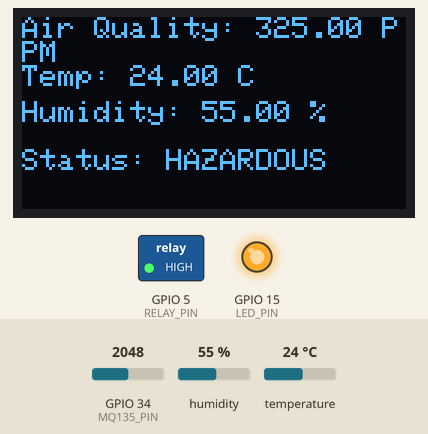
Bench run of a sketch on a simulated ESP32. On the bench: 128×64 one-colour display, switched loads named in the sketch (green lamp = pin HIGH), output pins drawn as LEDs (lit = HIGH). Inputs (shaded band) come from the test bench; at power-on: humidity 55 %, GPIO 34 (MQ135_PIN) = 2048, temperature 24 °C. WiFi joins after 1.5 s; servers stay silent unless stated.

Above: at 4.5 s.
4.6 s: humidity set to 22 %
At 6.0 s:
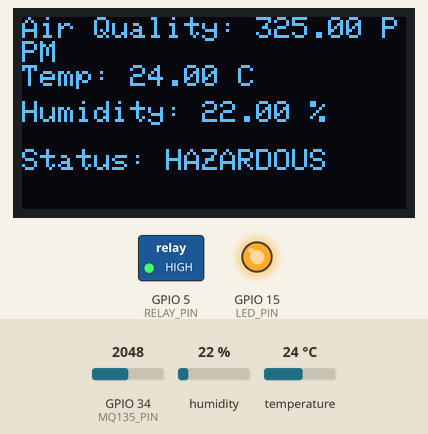
7.3 s: GPIO 34 (MQ135_PIN) set to 1902
10.0 s: GPIO 34 (MQ135_PIN) set to 1825
At 12.5 s:
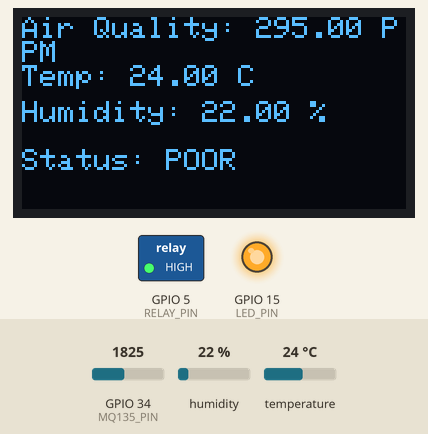
13.1 s: temperature set to 12 °C
At 14.6 s:
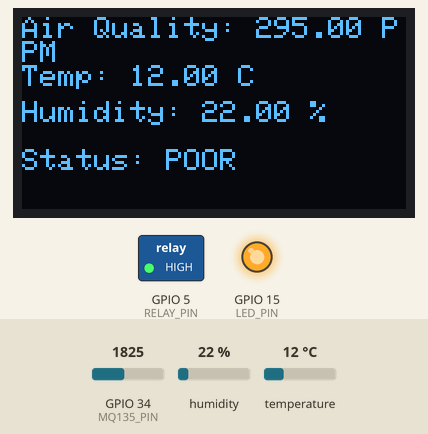
15.8 s: GPIO 34 (MQ135_PIN) set to 2047
At 18.9 s:
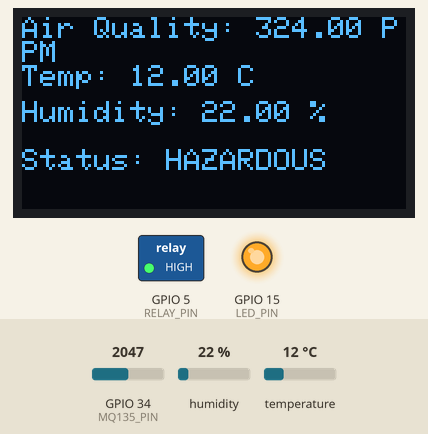
19.2 s: GPIO 34 (MQ135_PIN) set to 1150
At 21.2 s:
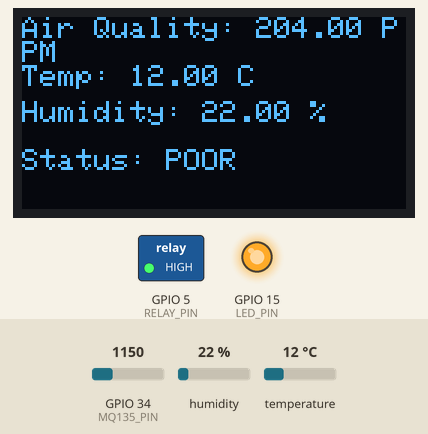
21.9 s: GPIO 34 (MQ135_PIN) set to 1074
At 24.3 s:
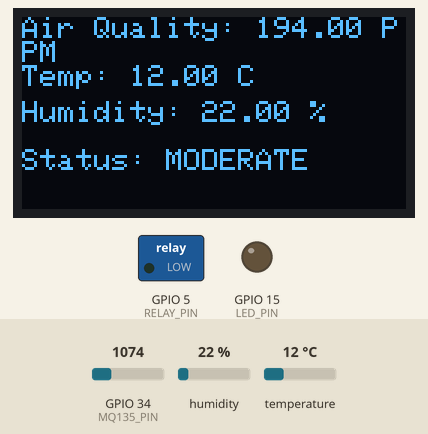
Timing chart, 0 to 25.8 s (numbered marks = the images above; inputs shaded):
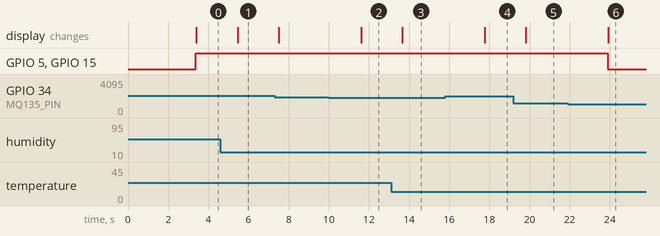

Measured:
- the behaviour switches between 1862 and 1861 on GPIO 34 (MQ135_PIN) (found by bisection; images 1 and 2)
- the behaviour switches between 1117 and 1116 on GPIO 34 (MQ135_PIN) (found by bisection; images 5 and 6)
- after the input at 4.6 s, the display: changes after 0.86 s (image 1)
- after the input at 10.0 s, the display: changes after 1.6 s (image 2)
- after the input at 13.1 s, the display: changes after 0.56 s (image 3)
- after the input at 15.8 s, the display: changes after 2.0 s (image 4)
- after the input at 19.2 s, the display: changes after 0.61 s (image 5)
- after the input at 21.9 s, GPIO 5 (RELAY_PIN), GPIO 15 (LED_PIN): HIGH → LOW after 2.0 s; the display: changes after 2.0 s (image 6)

The sketch:

v1_air_monitoring_oled_blynk.ino
```cpp
#define BLYNK_TEMPLATE_ID "TMPL31L-uJNL9"
#define BLYNK_TEMPLATE_NAME "SMART AIR MONITORING SYSTEM"
#define BLYNK_AUTH_TOKEN "Your_Auth_Token"

#include <WiFi.h>
#include <WiFiClient.h>
#include <BlynkSimpleEsp32.h>
#include <DHT.h>
#include <Wire.h>
#include <Adafruit_GFX.h>
#include <Adafruit_SSD1306.h>

#define MQ135_PIN 34
#define DHTPIN 4
#define DHTTYPE DHT11
#define LED_PIN 15
#define RELAY_PIN 5

#define SCREEN_WIDTH 128
#define SCREEN_HEIGHT 64
#define OLED_RESET -1
Adafruit_SSD1306 display(SCREEN_WIDTH, SCREEN_HEIGHT, &Wire, OLED_RESET);

DHT dht(DHTPIN, DHTTYPE);

char auth[] = BLYNK_AUTH_TOKEN;
char ssid[] = "SSID_NAME";
char pass[] = "PASSWORD";

float mqToPPM(int raw) {
  return map(raw, 0, 4095, 50, 600);
}

void setup() {

  pinMode(LED_PIN, OUTPUT);
  digitalWrite(LED_PIN, LOW);

  pinMode(RELAY_PIN, OUTPUT);
  digitalWrite(RELAY_PIN, LOW);

  dht.begin();

  Wire.begin(21, 22);
  if (!display.begin(SSD1306_SWITCHCAPVCC, 0x3C)) {
    Serial.println("OLED not found");
    while (1);
  }

  display.clearDisplay();
  display.setTextColor(SSD1306_WHITE);
  display.setTextSize(1);
  display.setCursor(0, 0);
  display.println("Air Quality Monitor");
  display.display();

  Blynk.begin(auth, ssid, pass);

  delay(1500);
}

void loop() {
  Blynk.run();

  int raw = analogRead(MQ135_PIN);
  float ppm = mqToPPM(raw);

  float t = dht.readTemperature();
  float h = dht.readHumidity();

  if (isnan(t)) t = 0;
  if (isnan(h)) h = 0;

  Blynk.virtualWrite(V0, ppm);
  Blynk.virtualWrite(V1, t);
  Blynk.virtualWrite(V2, h);

  String status = "";

  if (ppm < 100) {
    status = "GOOD";
    digitalWrite(RELAY_PIN, LOW);
    digitalWrite(LED_PIN, LOW);
  }
  else if (ppm >= 100 && ppm < 200) {
    status = "MODERATE";
    digitalWrite(RELAY_PIN, LOW);
    digitalWrite(LED_PIN, LOW);
  }
  else if (ppm >= 200 && ppm < 300) {
    status = "POOR";
    digitalWrite(RELAY_PIN, HIGH);
    digitalWrite(LED_PIN, HIGH);
    Blynk.logEvent("air_alert", "Air quality getting poor!");
  }
  else {
    status = "HAZARDOUS";
    digitalWrite(RELAY_PIN, HIGH);
    digitalWrite(LED_PIN, HIGH);
    Blynk.logEvent("air_alert", "Hazardous air quality!");
  }

  Blynk.virtualWrite(V3, status);

  display.clearDisplay();
  display.setTextSize(1);

  display.setCursor(0, 0);
  display.print("Air Quality: ");
  display.print(ppm);
  display.println(" PPM");

  display.setCursor(0, 16);
  display.print("Temp: ");
  display.print(t);
  display.println(" C");

  display.setCursor(0, 28);
  display.print("Humidity: ");
  display.print(h);
  display.println(" %");

  display.setCursor(0, 44);
  display.print("Status: ");
  display.print(status);

  display.display();

  delay(2000);
}
```
